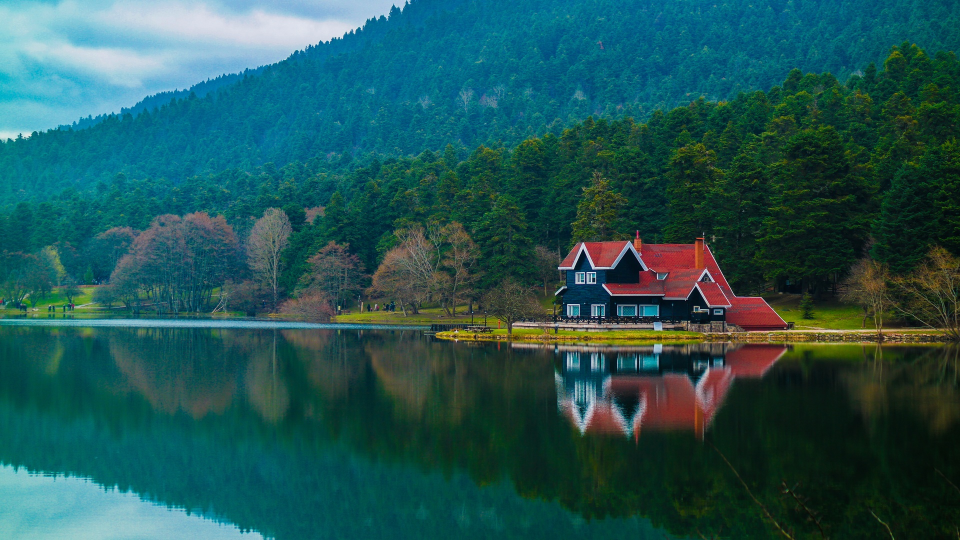
#> input picture images/image.jpg, 1920 x 1080 px (shown at 1/2 size)
$ jupyter execute Problem1.ipynb
#> lines starting #> are read from the running program, lines starting #| are printed output that depends on the picture; after the words box and inside, x2 and y2 are one past the last pixel; in counts of white or black regions, pixels touching at a corner belong together
# Problem 1

[cell 1]
import cv2
import numpy as np
import matplotlib.pyplot as plt

[cell 2]
org_image = cv2.imread("images/image.jpg")
#> org_image is the input picture: shape (1080, 1920, 3); mean B, G, R 84.5, 84.6, 34.1
# cv2.imshow("Original Image", org_image)

# matplotlib needs RGB image but openCV default creates image as BGR.
plt.figure(figsize=(10,6))
plt.imshow(cv2.cvtColor(org_image, cv2.COLOR_BGR2RGB))
plt.title("Original Image")
plt.axis("off")
plt.show()

[cell 3]
# resize can be applied with directly new height and width values or scale factor. scale factor is used.
# interpolation is optional, inter_area, inter_linear, inter_cubic, inter_nearst are options.
# inter_area is used for downscaling.
resized_image = cv2.resize(org_image, None, fx=0.75, fy=0.75, interpolation=cv2.INTER_AREA)
cv2.imwrite("images/resized_image.png", resized_image)

plt.figure(figsize=(10,6))
plt.imshow(cv2.cvtColor(resized_image, cv2.COLOR_BGR2RGB))
plt.title("Resized Image")
plt.axis("off")
plt.show()

[cell 4]
grayscale_resized_image = cv2.cvtColor(resized_image, cv2.COLOR_BGR2GRAY)
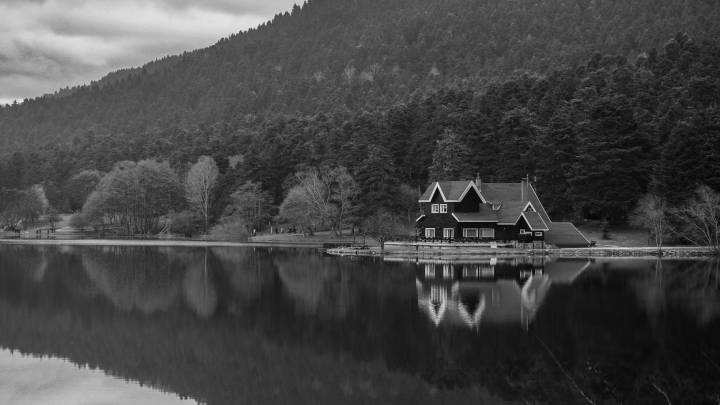
#> grayscale_resized_image: shape (810, 1440) (shown at 1/2 size); min 5, max 238, mean 69.5

# second input is kernel size. (0, 0) makes kernel size based on sigma.
blurred_image = cv2.GaussianBlur(grayscale_resized_image, (0, 0), sigmaX=2)

# matplotlib render pixel intensities as gray when cmap="gray" used.
plt.figure(figsize=(10,6))
plt.imshow(blurred_image, cmap="gray")
plt.title("Blurred and Grayscale Image")
plt.axis("off")
plt.show()

#cv2.imwrite("images/grayscale.png", grayscale_resized_image)
#cv2.imwrite("images/gaussian_blur.png", blurred_image)

[cell 5]
# low and high threshold values.
edges = cv2.Canny(blurred_image, 25, 50)
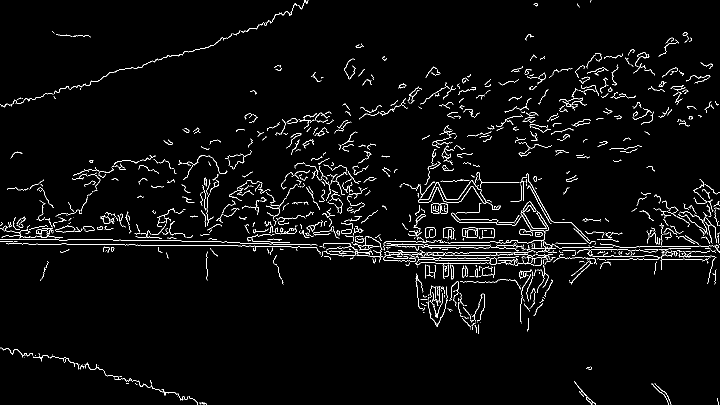
#> edges: shape (810, 1440) (shown at 1/2 size); 2.9% white in thin lines or dots
# another example with different thresholds.
edges_2 = cv2.Canny(blurred_image, 50, 100)
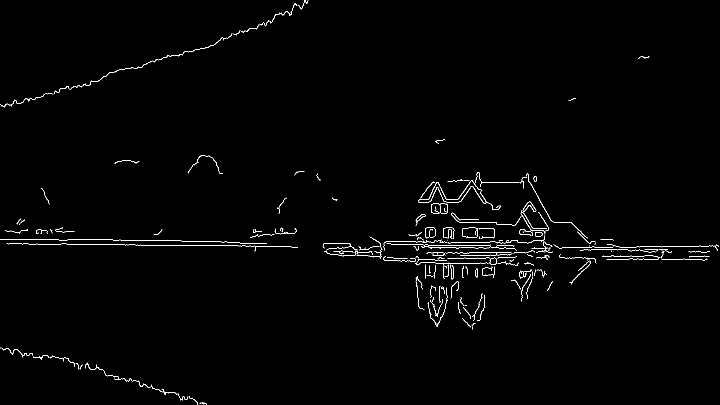
#> edges_2: shape (810, 1440) (shown at 1/2 size); 1% white in thin lines or dots

fig, axes = plt.subplots(1, 2, figsize=(18, 5))

axes[0].imshow(edges, cmap="gray")
axes[0].set_title("Canny Edge Detection with Threshold (25, 50)")
axes[0].axis("off")

axes[1].imshow(edges_2, cmap="gray")
axes[1].set_title("Canny Edge Detection with Threshold (50, 100)")
axes[1].axis("off")

plt.tight_layout()
plt.show()
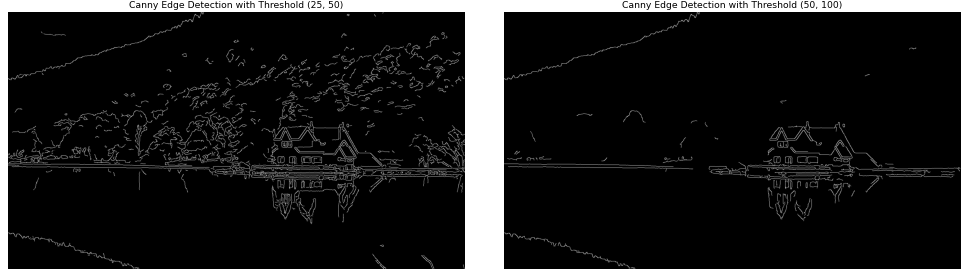
#> figure drawn by matplotlib, 2 panels

#cv2.imwrite("images/canny_edges.png", edges)
#cv2.imwrite("images/canny_edges_2.png", edges_2)

[cell 6]
# using resized image because sizes needs to match. intensities dimmed with factor 0.3.
# also converting floats after multipication to the 8 bit integers again.
dimmed_image = (resized_image * 0.3).astype(np.uint8)
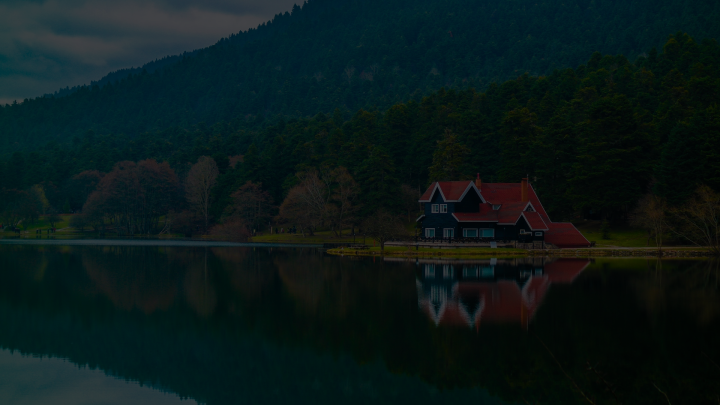
#> dimmed_image: shape (810, 1440, 3) (shown at 1/2 size); mean B, G, R 24.9, 24.9, 9.8

# first way.
'''
for i, row in enumerate(dimmed_image):
    for j, pixel in enumerate(row):
        if(edges[i][j] > 0):
            dimmed_image[i][j] = [255, 255, 255]
'''

# second way with numpy boolean.
dimmed_image[edges > 0] = [255, 255, 255]
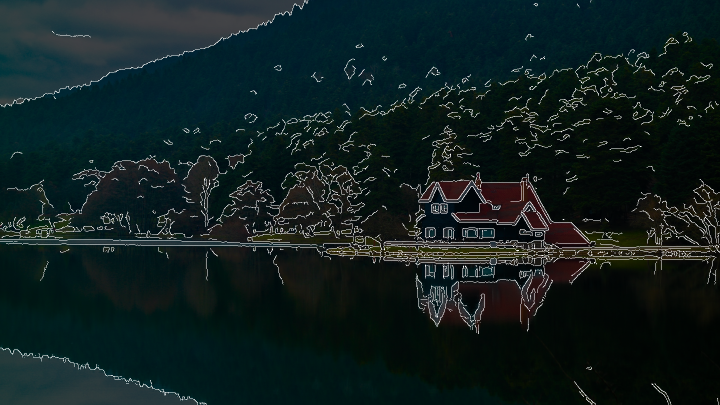
#> dimmed_image: shape (810, 1440, 3) (shown at 1/2 size); 2.86% of pixels changed, all inside (x1, y1, x2, y2) = (0, 0, 1440, 810)

plt.figure(figsize=(10, 6))
plt.imshow(cv2.cvtColor(dimmed_image, cv2.COLOR_BGR2RGB))
plt.title("Edge Highlighting with Binary Mask")
plt.axis("off")
plt.show()

#cv2.imwrite("images/edge_highlighted.png", dimmed_image)

[cell 7]
# histogram equalization.
equalized_image = cv2.equalizeHist(grayscale_resized_image)
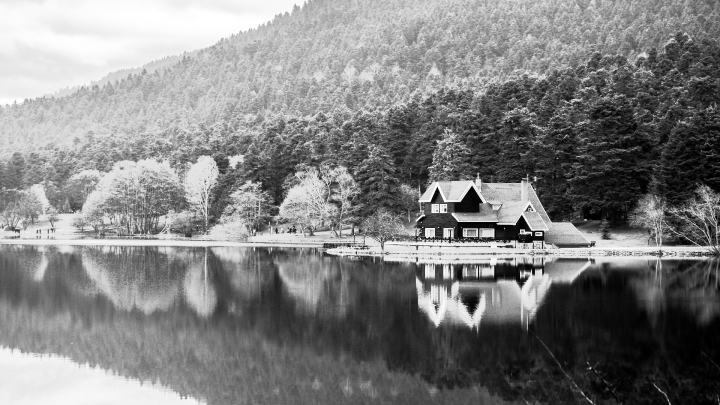
#> equalized_image: shape (810, 1440) (shown at 1/2 size); min 0, max 255, mean 128.7

fig, axes = plt.subplots(1, 2, figsize=(18, 5))

axes[0].imshow(equalized_image, cmap="gray")
axes[0].set_title("Histogram Equalized Image")
axes[0].axis("off")

axes[1].imshow(grayscale_resized_image, cmap="gray")
axes[1].set_title("Grayscale Image")
axes[1].axis("off")

plt.tight_layout()
plt.show()

#cv2.imwrite("images/histogram_equalized.png", equalized_image)

[cell 8]
# intensity histograms before and after equalization.
fig, axes = plt.subplots(1, 2, figsize=(18, 5))

axes[0].hist(
    grayscale_resized_image.ravel(),
    bins=256,
    range=(0, 256),
    color="gray"
)
axes[0].set_title("Original Grayscale Histogram")
axes[0].set_xlabel("Pixel Intensity")
axes[0].set_ylabel("Pixel Count")

axes[1].hist(
    equalized_image.ravel(),
    bins=256,
    range=(0, 256),
    color="gray"
)
axes[1].set_title("After Equalization Histogram")
axes[1].set_xlabel("Pixel Intensity")
axes[1].set_ylabel("Pixel Count")

plt.tight_layout()
'''
plt.savefig(
    "images/histogram_comparison.png",
    dpi=300,
    bbox_inches="tight"
)
'''
plt.show()
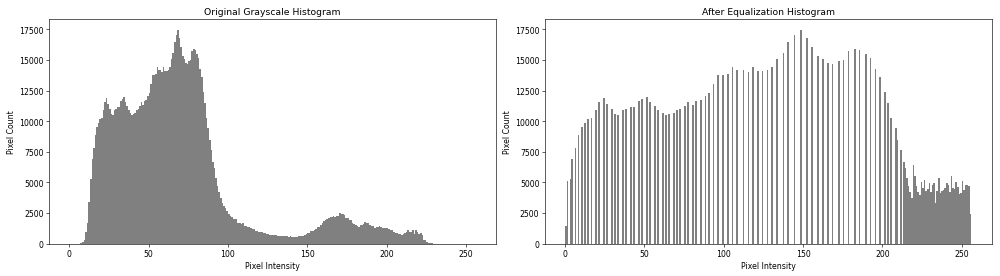
#> figure drawn by matplotlib, 2 panels; panel 1: tallest bar 17482 high, from x = 68 to 69; panel 2: tallest bar 17482 high, from x = 148 to 149
